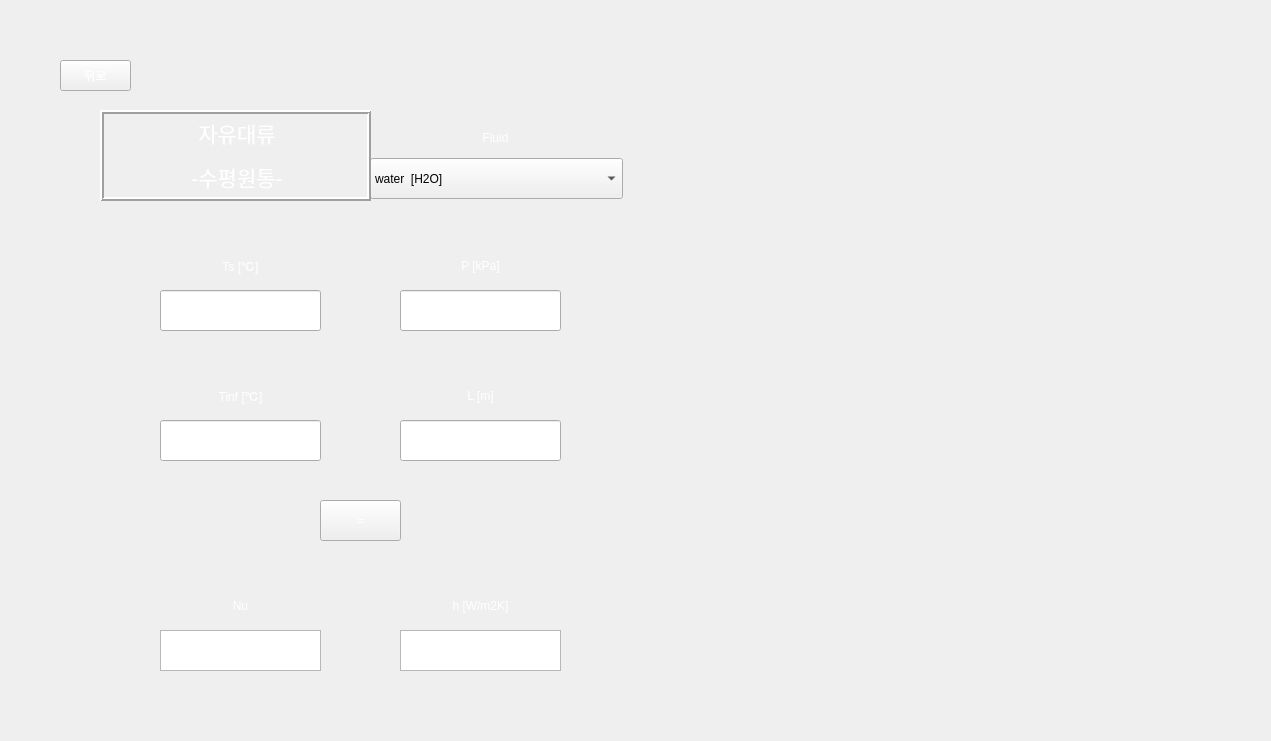
<?xml version="1.0" encoding="UTF-8"?>
<ui version="4.0">
 <class>Form</class>
 <widget class="QWidget" name="Form">
  <property name="geometry">
   <rect>
    <x>0</x>
    <y>0</y>
    <width>1271</width>
    <height>741</height>
   </rect>
  </property>
  <property name="maximumSize">
   <size>
    <width>1271</width>
    <height>741</height>
   </size>
  </property>
  <property name="windowTitle">
   <string>Free Convection - Horizontal Cylinder</string>
  </property>
  <property name="styleSheet">
   <string notr="true">background-image: url(:/background/하얀거.png);</string>
  </property>
  <widget class="QPushButton" name="check">
   <property name="geometry">
    <rect>
     <x>320</x>
     <y>500</y>
     <width>81</width>
     <height>41</height>
    </rect>
   </property>
   <property name="styleSheet">
    <string notr="true">QPushButton {
color: qlineargradient(spread:pad, x1:0, y1:1, x2:1, y2:0, stop:0 rgba(255, 255, 255, 255), stop:1 rgba(255, 255, 255, 255));
background-image: url(:/background/버튼2.png);
font: 20pt &quot;맑은 고딕&quot;;
}
QPushButton:hover{
border-image: url(:/background/버튼클릭2.png);
}</string>
   </property>
   <property name="text">
    <string>=</string>
   </property>
  </widget>
  <widget class="QPushButton" name="pushButton">
   <property name="geometry">
    <rect>
     <x>60</x>
     <y>60</y>
     <width>71</width>
     <height>31</height>
    </rect>
   </property>
   <property name="styleSheet">
    <string notr="true">QPushButton {
color: qlineargradient(spread:pad, x1:0, y1:1, x2:1, y2:0, stop:0 rgba(255, 255, 255, 255), stop:1 rgba(255, 255, 255, 255));
background-image: url(:/background/버튼2.png);
font: 14pt &quot;맑은 고딕&quot;;
}
QPushButton:hover{
border-image: url(:/background/버튼클릭2.png);
}</string>
   </property>
   <property name="text">
    <string>뒤로</string>
   </property>
  </widget>
  <widget class="QLabel" name="label_8">
   <property name="geometry">
    <rect>
     <x>400</x>
     <y>580</y>
     <width>161</width>
     <height>51</height>
    </rect>
   </property>
   <property name="styleSheet">
    <string notr="true">color: qlineargradient(spread:pad, x1:0, y1:1, x2:1, y2:0, stop:0 rgba(255, 255, 255, 255), stop:1 rgba(255, 255, 255, 255));
background-image: url(:/background/버튼2.png);
font: 18pt &quot;맑은 고딕&quot;;</string>
   </property>
   <property name="text">
    <string>h [W/m2K]</string>
   </property>
   <property name="alignment">
    <set>Qt::AlignCenter</set>
   </property>
  </widget>
  <widget class="QLabel" name="label_6">
   <property name="geometry">
    <rect>
     <x>160</x>
     <y>580</y>
     <width>161</width>
     <height>51</height>
    </rect>
   </property>
   <property name="styleSheet">
    <string notr="true">color: qlineargradient(spread:pad, x1:0, y1:1, x2:1, y2:0, stop:0 rgba(255, 255, 255, 255), stop:1 rgba(255, 255, 255, 255));
background-image: url(:/background/버튼2.png);
font: 20pt &quot;맑은 고딕&quot;;</string>
   </property>
   <property name="text">
    <string>Nu</string>
   </property>
   <property name="alignment">
    <set>Qt::AlignCenter</set>
   </property>
  </widget>
  <widget class="QTextBrowser" name="textBrowser_2">
   <property name="geometry">
    <rect>
     <x>400</x>
     <y>630</y>
     <width>161</width>
     <height>41</height>
    </rect>
   </property>
   <property name="styleSheet">
    <string notr="true">font: 14pt &quot;맑은 고딕&quot;;
background-image: url(:/background/하얀거.png);</string>
   </property>
  </widget>
  <widget class="QTextBrowser" name="textBrowser">
   <property name="geometry">
    <rect>
     <x>160</x>
     <y>630</y>
     <width>161</width>
     <height>41</height>
    </rect>
   </property>
   <property name="styleSheet">
    <string notr="true">font: 14pt &quot;맑은 고딕&quot;;
background-image: url(:/background/하얀거.png);</string>
   </property>
  </widget>
  <widget class="QLabel" name="label">
   <property name="geometry">
    <rect>
     <x>160</x>
     <y>240</y>
     <width>161</width>
     <height>51</height>
    </rect>
   </property>
   <property name="styleSheet">
    <string notr="true">color: qlineargradient(spread:pad, x1:0, y1:1, x2:1, y2:0, stop:0 rgba(255, 255, 255, 255), stop:1 rgba(255, 255, 255, 255));
background-image: url(:/background/버튼2.png);
font: 20pt &quot;맑은 고딕&quot;;</string>
   </property>
   <property name="text">
    <string>Ts [℃]</string>
   </property>
   <property name="alignment">
    <set>Qt::AlignCenter</set>
   </property>
  </widget>
  <widget class="QLineEdit" name="T1">
   <property name="geometry">
    <rect>
     <x>160</x>
     <y>290</y>
     <width>161</width>
     <height>41</height>
    </rect>
   </property>
   <property name="styleSheet">
    <string notr="true">font: 14pt &quot;맑은 고딕&quot;;
background-image: url(:/background/하얀거.png);</string>
   </property>
  </widget>
  <widget class="QLabel" name="label_2">
   <property name="geometry">
    <rect>
     <x>160</x>
     <y>370</y>
     <width>161</width>
     <height>51</height>
    </rect>
   </property>
   <property name="styleSheet">
    <string notr="true">color: qlineargradient(spread:pad, x1:0, y1:1, x2:1, y2:0, stop:0 rgba(255, 255, 255, 255), stop:1 rgba(255, 255, 255, 255));
background-image: url(:/background/버튼2.png);
font: 20pt &quot;맑은 고딕&quot;;</string>
   </property>
   <property name="text">
    <string>Tinf [℃]</string>
   </property>
   <property name="alignment">
    <set>Qt::AlignCenter</set>
   </property>
  </widget>
  <widget class="QLineEdit" name="T2">
   <property name="geometry">
    <rect>
     <x>160</x>
     <y>420</y>
     <width>161</width>
     <height>41</height>
    </rect>
   </property>
   <property name="styleSheet">
    <string notr="true">font: 14pt &quot;맑은 고딕&quot;;
background-image: url(:/background/하얀거.png);</string>
   </property>
  </widget>
  <widget class="QLabel" name="label_4">
   <property name="geometry">
    <rect>
     <x>400</x>
     <y>370</y>
     <width>161</width>
     <height>51</height>
    </rect>
   </property>
   <property name="styleSheet">
    <string notr="true">color: qlineargradient(spread:pad, x1:0, y1:1, x2:1, y2:0, stop:0 rgba(255, 255, 255, 255), stop:1 rgba(255, 255, 255, 255));
background-image: url(:/background/버튼2.png);
font: 20pt &quot;맑은 고딕&quot;;</string>
   </property>
   <property name="text">
    <string>L [m]</string>
   </property>
   <property name="alignment">
    <set>Qt::AlignCenter</set>
   </property>
  </widget>
  <widget class="QLineEdit" name="L">
   <property name="geometry">
    <rect>
     <x>400</x>
     <y>420</y>
     <width>161</width>
     <height>41</height>
    </rect>
   </property>
   <property name="styleSheet">
    <string notr="true">font: 14pt &quot;맑은 고딕&quot;;
background-image: url(:/background/하얀거.png);</string>
   </property>
  </widget>
  <widget class="QLabel" name="label_5">
   <property name="geometry">
    <rect>
     <x>400</x>
     <y>240</y>
     <width>161</width>
     <height>51</height>
    </rect>
   </property>
   <property name="styleSheet">
    <string notr="true">color: qlineargradient(spread:pad, x1:0, y1:1, x2:1, y2:0, stop:0 rgba(255, 255, 255, 255), stop:1 rgba(255, 255, 255, 255));
background-image: url(:/background/버튼2.png);
font: 20pt &quot;맑은 고딕&quot;;</string>
   </property>
   <property name="text">
    <string>P [kPa]</string>
   </property>
   <property name="alignment">
    <set>Qt::AlignCenter</set>
   </property>
  </widget>
  <widget class="QLineEdit" name="P">
   <property name="geometry">
    <rect>
     <x>400</x>
     <y>290</y>
     <width>161</width>
     <height>41</height>
    </rect>
   </property>
   <property name="styleSheet">
    <string notr="true">font: 14pt &quot;맑은 고딕&quot;;
background-image: url(:/background/하얀거.png);</string>
   </property>
  </widget>
  <widget class="QLabel" name="label_7">
   <property name="geometry">
    <rect>
     <x>370</x>
     <y>112</y>
     <width>251</width>
     <height>51</height>
    </rect>
   </property>
   <property name="styleSheet">
    <string notr="true">color: qlineargradient(spread:pad, x1:0, y1:1, x2:1, y2:0, stop:0 rgba(255, 255, 255, 255), stop:1 rgba(255, 255, 255, 255));
background-image: url(:/background/버튼2.png);
font: 20pt &quot;맑은 고딕&quot;;</string>
   </property>
   <property name="text">
    <string>Fluid</string>
   </property>
   <property name="alignment">
    <set>Qt::AlignCenter</set>
   </property>
  </widget>
  <widget class="QLabel" name="label_9">
   <property name="geometry">
    <rect>
     <x>0</x>
     <y>0</y>
     <width>1271</width>
     <height>741</height>
    </rect>
   </property>
   <property name="styleSheet">
    <string notr="true">image: url(:/background/배경2.png);</string>
   </property>
   <property name="text">
    <string/>
   </property>
  </widget>
  <widget class="QLabel" name="label_10">
   <property name="geometry">
    <rect>
     <x>680</x>
     <y>50</y>
     <width>541</width>
     <height>641</height>
    </rect>
   </property>
   <property name="styleSheet">
    <string notr="true">image: url(:/background/Horizontal cylinder.PNG);</string>
   </property>
   <property name="text">
    <string/>
   </property>
  </widget>
  <widget class="QLabel" name="label_11">
   <property name="geometry">
    <rect>
     <x>710</x>
     <y>440</y>
     <width>491</width>
     <height>231</height>
    </rect>
   </property>
   <property name="styleSheet">
    <string notr="true">image: url(:/background/Horizontal cylinder-2.PNG);</string>
   </property>
   <property name="text">
    <string/>
   </property>
  </widget>
  <widget class="QComboBox" name="fluid_2">
   <property name="geometry">
    <rect>
     <x>370</x>
     <y>158</y>
     <width>253</width>
     <height>41</height>
    </rect>
   </property>
   <property name="styleSheet">
    <string notr="true">background-image: url(:/background/하얀거.png);
font: 11pt &quot;맑은 고딕&quot;;</string>
   </property>
   <item>
    <property name="text">
     <string>water  [H2O]</string>
    </property>
   </item>
   <item>
    <property name="text">
     <string>air</string>
    </property>
   </item>
   <item>
    <property name="text">
     <string>1-Butene  [C4H8]</string>
    </property>
   </item>
   <item>
    <property name="text">
     <string>Acetone  [C3H6O]</string>
    </property>
   </item>
   <item>
    <property name="text">
     <string>Ammonia  [NH3]</string>
    </property>
   </item>
   <item>
    <property name="text">
     <string>Argon  [Ar]</string>
    </property>
   </item>
   <item>
    <property name="text">
     <string>Benzene  [C6H6]</string>
    </property>
   </item>
   <item>
    <property name="text">
     <string>CarbonDioxide  [CO2]</string>
    </property>
   </item>
   <item>
    <property name="text">
     <string>CarbonMonoxide  [CO]</string>
    </property>
   </item>
   <item>
    <property name="text">
     <string>CarbonylSulfide  [COS]</string>
    </property>
   </item>
   <item>
    <property name="text">
     <string>CycloHexane  [C6H12]</string>
    </property>
   </item>
   <item>
    <property name="text">
     <string>CycloPropane  [C3H6]</string>
    </property>
   </item>
   <item>
    <property name="text">
     <string>Cyclopentane  [C5H10]</string>
    </property>
   </item>
   <item>
    <property name="text">
     <string>D4  [C8H24O4Si4]</string>
    </property>
   </item>
   <item>
    <property name="text">
     <string>D5  [C10H30O5Si5]</string>
    </property>
   </item>
   <item>
    <property name="text">
     <string>D6  [C12H36O6Si6]</string>
    </property>
   </item>
   <item>
    <property name="text">
     <string>Deuterium  [D2]</string>
    </property>
   </item>
   <item>
    <property name="text">
     <string>Dichloroethane  [C2Cl2H4]</string>
    </property>
   </item>
   <item>
    <property name="text">
     <string>DiethylEther  [C4H10O]</string>
    </property>
   </item>
   <item>
    <property name="text">
     <string>DimethylCarbonate  [C3H6O3]</string>
    </property>
   </item>
   <item>
    <property name="text">
     <string>DimethylEther  [C2H6O]</string>
    </property>
   </item>
   <item>
    <property name="text">
     <string>Ethane  [C2H6]</string>
    </property>
   </item>
   <item>
    <property name="text">
     <string>Ethanol  [C2H6O]</string>
    </property>
   </item>
   <item>
    <property name="text">
     <string>EthylBenzene  [C8H10]</string>
    </property>
   </item>
   <item>
    <property name="text">
     <string>Ethylene  [C2H4]</string>
    </property>
   </item>
   <item>
    <property name="text">
     <string>EthyleneOxide  [C2H4O]</string>
    </property>
   </item>
   <item>
    <property name="text">
     <string>Fluorine  [F2]</string>
    </property>
   </item>
   <item>
    <property name="text">
     <string>HFE143m  [C2F3H3O]</string>
    </property>
   </item>
   <item>
    <property name="text">
     <string>HeavyWater  [D2O]</string>
    </property>
   </item>
   <item>
    <property name="text">
     <string>Helium  [He]</string>
    </property>
   </item>
   <item>
    <property name="text">
     <string>Hydrogen  [H2]</string>
    </property>
   </item>
   <item>
    <property name="text">
     <string>HydrogenChloride  [ClH]</string>
    </property>
   </item>
   <item>
    <property name="text">
     <string>HydrogenSulfide  [H2S]</string>
    </property>
   </item>
   <item>
    <property name="text">
     <string>IsoButane  [C4H10]</string>
    </property>
   </item>
   <item>
    <property name="text">
     <string>IsoButene  [C4H8]</string>
    </property>
   </item>
   <item>
    <property name="text">
     <string>Isohexane  [C6H14]</string>
    </property>
   </item>
   <item>
    <property name="text">
     <string>Isopentane  [C5H12]</string>
    </property>
   </item>
   <item>
    <property name="text">
     <string>Krypton  [Kr]</string>
    </property>
   </item>
   <item>
    <property name="text">
     <string>MD2M  [C10H30O3Si4]</string>
    </property>
   </item>
   <item>
    <property name="text">
     <string>MD3M  [C12H36O4Si5]</string>
    </property>
   </item>
   <item>
    <property name="text">
     <string>MD4M  [C14H42O5Si6]</string>
    </property>
   </item>
   <item>
    <property name="text">
     <string>MDM  [C8H24O2Si3]</string>
    </property>
   </item>
   <item>
    <property name="text">
     <string>MM  [C6H18OSi2]</string>
    </property>
   </item>
   <item>
    <property name="text">
     <string>Methane  [CH4]</string>
    </property>
   </item>
   <item>
    <property name="text">
     <string>Methanol  [CH4O]</string>
    </property>
   </item>
   <item>
    <property name="text">
     <string>MethylLinoleate  [C19H34O2]</string>
    </property>
   </item>
   <item>
    <property name="text">
     <string>MethylLinolenate  [C19H32O2]</string>
    </property>
   </item>
   <item>
    <property name="text">
     <string>MethylOleate  [C19H36O2]</string>
    </property>
   </item>
   <item>
    <property name="text">
     <string>MethylPalmitate  [C17H34O2]</string>
    </property>
   </item>
   <item>
    <property name="text">
     <string>MethylStearate  [C19H38O2]</string>
    </property>
   </item>
   <item>
    <property name="text">
     <string>Neon  [Ne]</string>
    </property>
   </item>
   <item>
    <property name="text">
     <string>Neopentane  [C5H12]</string>
    </property>
   </item>
   <item>
    <property name="text">
     <string>Nitrogen  [N2]</string>
    </property>
   </item>
   <item>
    <property name="text">
     <string>NitrousOxide  [N2O]</string>
    </property>
   </item>
   <item>
    <property name="text">
     <string>Novec649  [C6F12O]</string>
    </property>
   </item>
   <item>
    <property name="text">
     <string>OrthoDeuterium</string>
    </property>
   </item>
   <item>
    <property name="text">
     <string>OrthoHydrogen</string>
    </property>
   </item>
   <item>
    <property name="text">
     <string>Oxygen  [O2]</string>
    </property>
   </item>
   <item>
    <property name="text">
     <string>ParaDeuterium</string>
    </property>
   </item>
   <item>
    <property name="text">
     <string>ParaHydrogen</string>
    </property>
   </item>
   <item>
    <property name="text">
     <string>Propylene  [C3H6]</string>
    </property>
   </item>
   <item>
    <property name="text">
     <string>Propyne  [C3H4]</string>
    </property>
   </item>
   <item>
    <property name="text">
     <string>R11</string>
    </property>
   </item>
   <item>
    <property name="text">
     <string>R113</string>
    </property>
   </item>
   <item>
    <property name="text">
     <string>R114</string>
    </property>
   </item>
   <item>
    <property name="text">
     <string>R115</string>
    </property>
   </item>
   <item>
    <property name="text">
     <string>R116</string>
    </property>
   </item>
   <item>
    <property name="text">
     <string>R12</string>
    </property>
   </item>
   <item>
    <property name="text">
     <string>R123</string>
    </property>
   </item>
   <item>
    <property name="text">
     <string>R1233zd(E)</string>
    </property>
   </item>
   <item>
    <property name="text">
     <string>R1234yf</string>
    </property>
   </item>
   <item>
    <property name="text">
     <string>R1234ze(E)</string>
    </property>
   </item>
   <item>
    <property name="text">
     <string>R1234ze(Z)</string>
    </property>
   </item>
   <item>
    <property name="text">
     <string>R124</string>
    </property>
   </item>
   <item>
    <property name="text">
     <string>R1243zf</string>
    </property>
   </item>
   <item>
    <property name="text">
     <string>R125</string>
    </property>
   </item>
   <item>
    <property name="text">
     <string>R13</string>
    </property>
   </item>
   <item>
    <property name="text">
     <string>R134a</string>
    </property>
   </item>
   <item>
    <property name="text">
     <string>R13l1</string>
    </property>
   </item>
   <item>
    <property name="text">
     <string>R14</string>
    </property>
   </item>
   <item>
    <property name="text">
     <string>R141b</string>
    </property>
   </item>
   <item>
    <property name="text">
     <string>R142b</string>
    </property>
   </item>
   <item>
    <property name="text">
     <string>R143a</string>
    </property>
   </item>
   <item>
    <property name="text">
     <string>R152A</string>
    </property>
   </item>
   <item>
    <property name="text">
     <string>R161</string>
    </property>
   </item>
   <item>
    <property name="text">
     <string>R21</string>
    </property>
   </item>
   <item>
    <property name="text">
     <string>R218</string>
    </property>
   </item>
   <item>
    <property name="text">
     <string>R22</string>
    </property>
   </item>
   <item>
    <property name="text">
     <string>R227EA</string>
    </property>
   </item>
   <item>
    <property name="text">
     <string>R23</string>
    </property>
   </item>
   <item>
    <property name="text">
     <string>R236EA</string>
    </property>
   </item>
   <item>
    <property name="text">
     <string>R236FA</string>
    </property>
   </item>
   <item>
    <property name="text">
     <string>R245ca</string>
    </property>
   </item>
   <item>
    <property name="text">
     <string>R245fa</string>
    </property>
   </item>
   <item>
    <property name="text">
     <string>R32</string>
    </property>
   </item>
   <item>
    <property name="text">
     <string>R365MFC</string>
    </property>
   </item>
   <item>
    <property name="text">
     <string>R40</string>
    </property>
   </item>
   <item>
    <property name="text">
     <string>R404A</string>
    </property>
   </item>
   <item>
    <property name="text">
     <string>R407C</string>
    </property>
   </item>
   <item>
    <property name="text">
     <string>R41</string>
    </property>
   </item>
   <item>
    <property name="text">
     <string>R410A</string>
    </property>
   </item>
   <item>
    <property name="text">
     <string>R507A</string>
    </property>
   </item>
   <item>
    <property name="text">
     <string>RC318</string>
    </property>
   </item>
   <item>
    <property name="text">
     <string>SES36</string>
    </property>
   </item>
   <item>
    <property name="text">
     <string>SulfurDioxide  [O2S]</string>
    </property>
   </item>
   <item>
    <property name="text">
     <string>SulfurHexafluoride  [F6S]</string>
    </property>
   </item>
   <item>
    <property name="text">
     <string>Toluene  [C7H8]</string>
    </property>
   </item>
   <item>
    <property name="text">
     <string>Xenon  [Xe]</string>
    </property>
   </item>
   <item>
    <property name="text">
     <string>cis-2-Butene  [C4H8]</string>
    </property>
   </item>
   <item>
    <property name="text">
     <string>m-Xylene  [C8H10]</string>
    </property>
   </item>
   <item>
    <property name="text">
     <string>n-Butane  [C4H10]</string>
    </property>
   </item>
   <item>
    <property name="text">
     <string>n-Decane  [C10H22]</string>
    </property>
   </item>
   <item>
    <property name="text">
     <string>n-Dodecane  [C12H26]</string>
    </property>
   </item>
   <item>
    <property name="text">
     <string>n-Heptane  [C7H16]</string>
    </property>
   </item>
   <item>
    <property name="text">
     <string>n-Hexane  [C6H14]</string>
    </property>
   </item>
   <item>
    <property name="text">
     <string>n-Nonane  [C9H20]</string>
    </property>
   </item>
   <item>
    <property name="text">
     <string>n-Octane  [C8H18]</string>
    </property>
   </item>
   <item>
    <property name="text">
     <string>n-Pentane  [C5H12]</string>
    </property>
   </item>
   <item>
    <property name="text">
     <string>n-Propane  [C3H8]</string>
    </property>
   </item>
   <item>
    <property name="text">
     <string>n-Undecane  [C11H24]</string>
    </property>
   </item>
   <item>
    <property name="text">
     <string>o-Xylene  [C8H10]</string>
    </property>
   </item>
   <item>
    <property name="text">
     <string>p-Xylene  [C8H10]</string>
    </property>
   </item>
   <item>
    <property name="text">
     <string>trans-2-Butene  [C4H8]</string>
    </property>
   </item>
  </widget>
  <widget class="QLabel" name="label_13">
   <property name="geometry">
    <rect>
     <x>100</x>
     <y>110</y>
     <width>271</width>
     <height>91</height>
    </rect>
   </property>
   <property name="styleSheet">
    <string notr="true">font: 10pt &quot;맑은 고딕&quot;;
color: rgb(255, 255, 255);
background-image: url(:/background/버튼2.png);</string>
   </property>
   <property name="frameShape">
    <enum>QFrame::Box</enum>
   </property>
   <property name="frameShadow">
    <enum>QFrame::Raised</enum>
   </property>
   <property name="lineWidth">
    <number>2</number>
   </property>
   <property name="text">
    <string>&lt;!DOCTYPE HTML PUBLIC &quot;-//W3C//DTD HTML 4.0//EN&quot; &quot;http://www.w3.org/TR/REC-html40/strict.dtd&quot;&gt;
&lt;html&gt;&lt;head&gt;&lt;meta name=&quot;qrichtext&quot; content=&quot;1&quot; /&gt;&lt;style type=&quot;text/css&quot;&gt;
p, li { white-space: pre-wrap; }
&lt;/style&gt;&lt;/head&gt;&lt;body style=&quot; font-family:'맑은 고딕'; font-size:10pt; font-weight:400; font-style:normal;&quot;&gt;
&lt;p align=&quot;center&quot; style=&quot; margin-top:12px; margin-bottom:12px; margin-left:0px; margin-right:0px; -qt-block-indent:0; text-indent:0px;&quot;&gt;&lt;span style=&quot; font-size:16pt;&quot;&gt;자유대류&lt;/span&gt;&lt;/p&gt;
&lt;p align=&quot;center&quot; style=&quot; margin-top:12px; margin-bottom:12px; margin-left:0px; margin-right:0px; -qt-block-indent:0; text-indent:0px;&quot;&gt;&lt;span style=&quot; font-size:16pt;&quot;&gt;-수평원통-&lt;/span&gt;&lt;/p&gt;&lt;/body&gt;&lt;/html&gt;</string>
   </property>
   <property name="buddy">
    <cstring>pushButton</cstring>
   </property>
  </widget>
  <zorder>label_9</zorder>
  <zorder>check</zorder>
  <zorder>pushButton</zorder>
  <zorder>label_8</zorder>
  <zorder>label_6</zorder>
  <zorder>textBrowser_2</zorder>
  <zorder>textBrowser</zorder>
  <zorder>label</zorder>
  <zorder>T1</zorder>
  <zorder>label_2</zorder>
  <zorder>T2</zorder>
  <zorder>label_4</zorder>
  <zorder>L</zorder>
  <zorder>label_5</zorder>
  <zorder>P</zorder>
  <zorder>label_7</zorder>
  <zorder>label_10</zorder>
  <zorder>label_11</zorder>
  <zorder>fluid_2</zorder>
  <zorder>label_13</zorder>
 </widget>
 <resources>
  <include location="../resource/resources.qrc"/>
 </resources>
 <connections/>
</ui>
